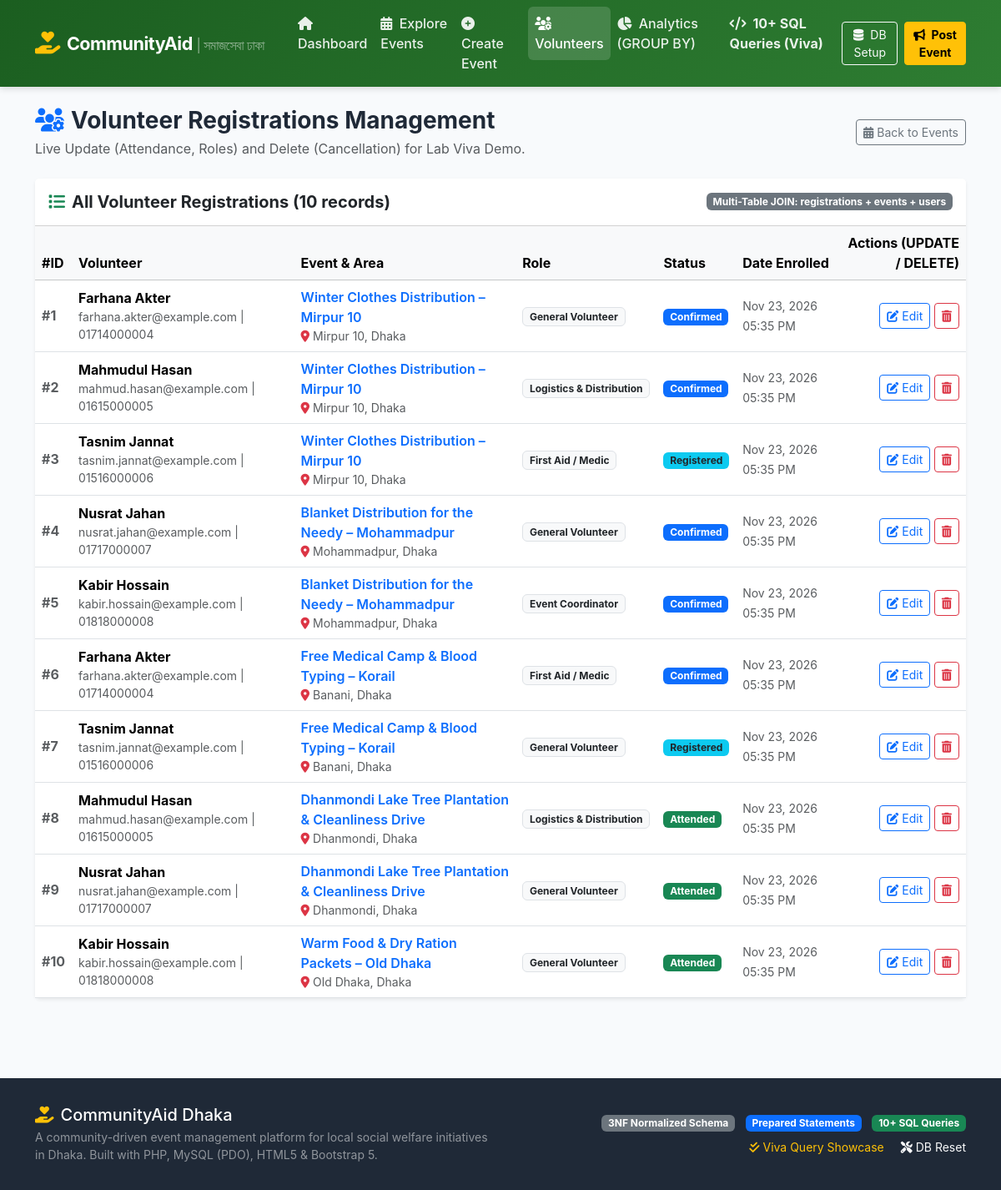
Page /registration-manage.php on the committed database.
### tables this page shows
CREATE TABLE `registrations` (
    `registration_id` INT AUTO_INCREMENT PRIMARY KEY,
    `event_id` INT NOT NULL,
    `user_id` INT NOT NULL,
    `role_type` ENUM('General Volunteer', 'Event Coordinator', 'First Aid / Medic', 'Logistics & Distribution') NOT NULL DEFAULT 'General Volunteer',
    `status` ENUM('Registered', 'Confirmed', 'Attended', 'Cancelled') NOT NULL DEFAULT 'Registered',
    `registered_at` TIMESTAMP DEFAULT CURRENT_TIMESTAMP,
    `notes` VARCHAR(255) NULL,
    CONSTRAINT `fk_registrations_event` 
        FOREIGN KEY (`event_id`) REFERENCES `events` (`event_id`) 
        ON UPDATE CASCADE ON DELETE CASCADE,
    CONSTRAINT `fk_registrations_user` 
        FOREIGN KEY (`user_id`) REFERENCES `users` (`user_id`) 
        ON UPDATE CASCADE ON DELETE CASCADE,
    CONSTRAINT `uq_event_user` 
        UNIQUE (`event_id`, `user_id`)
);

CREATE TABLE `users` (
    `user_id` INT AUTO_INCREMENT PRIMARY KEY,
    `full_name` VARCHAR(100) NOT NULL,
    `email` VARCHAR(120) NOT NULL UNIQUE,
    `phone` VARCHAR(20) NOT NULL,
    `role` ENUM('Admin', 'Organizer', 'Volunteer') NOT NULL DEFAULT 'Volunteer',
    `address` VARCHAR(255) NULL,
    `created_at` TIMESTAMP DEFAULT CURRENT_TIMESTAMP
);

CREATE TABLE `events` (
    `event_id` INT AUTO_INCREMENT PRIMARY KEY,
    `title` VARCHAR(200) NOT NULL,
    `description` TEXT NOT NULL,
    `category_id` INT NOT NULL,
    `organizer_id` INT NOT NULL,
    `area` VARCHAR(100) NOT NULL,
    `exact_location` VARCHAR(255) NOT NULL,
    `event_date` DATETIME NOT NULL,
    `target_volunteers` INT NOT NULL DEFAULT 15,
    `status` ENUM('Upcoming', 'Ongoing', 'Completed', 'Cancelled') NOT NULL DEFAULT 'Upcoming',
    `created_at` TIMESTAMP DEFAULT CURRENT_TIMESTAMP,
    CONSTRAINT `fk_events_category` 
        FOREIGN KEY (`category_id`) REFERENCES `categories` (`category_id`) 
        ON UPDATE CASCADE ON DELETE RESTRICT,
    CONSTRAINT `fk_events_organizer` 
        FOREIGN KEY (`organizer_id`) REFERENCES `users` (`user_id`) 
        ON UPDATE CASCADE ON DELETE CASCADE,
    CONSTRAINT `chk_target_volunteers` 
        CHECK (`target_volunteers` > 0)
);

### registration-manage.php (the view, shortened to what this page needs)
<?php
require_once __DIR__ . '/config/database.php';
$pdo = getDBConnection();
$filterEvent = intval($_GET['event_id'] ?? 0);
$listSql = "
    SELECT
        r.registration_id,
        r.event_id,
        r.role_type,
        r.status,
        r.registered_at,
        r.notes,
        e.title AS event_title,
        e.area,
        e.event_date,
        u.user_id,
        u.full_name,
        u.email,
        u.phone
    FROM `registrations` r
    INNER JOIN `events` e ON r.event_id = e.event_id
    INNER JOIN `users` u ON r.user_id = u.user_id
";
$params = [];
$listSql .= " ORDER BY r.registered_at DESC";
$stmt = $pdo->prepare($listSql);
$stmt->execute($params);
$allRegistrations = $stmt->fetchAll();
require_once __DIR__ . '/includes/header.php';
?>
<div class="d-flex justify-content-between align-items-center mb-4">
    <div>
        <h3 class="fw-bold mb-1"><i class="fas fa-users-cog text-primary me-2"></i>Volunteer Registrations Management</h3>
        <p class="text-muted mb-0">Live Update (Attendance, Roles) and Delete (Cancellation) for Lab Viva Demo.</p>
    </div>
    <div>
        <a href="events.php" class="btn btn-outline-secondary btn-sm">
            <i class="fas fa-calendar-alt me-1"></i>Back to Events
        </a>
    </div>
</div>
<div class="card shadow-sm border-0 mb-4">
    <div class="card-header bg-white py-3 d-flex justify-content-between align-items-center">
        <h5 class="mb-0 fw-bold">
            <i class="fas fa-list text-success me-2"></i>All Volunteer Registrations (<?= count($allRegistrations); ?> records)
        </h5>
        <span class="badge bg-secondary">Multi-Table JOIN: registrations + events + users</span>
    </div>
    <div class="card-body p-0">
        <?php if (empty($allRegistrations)): ?>
            <div class="p-4 text-center text-muted">
                No volunteer registrations found.
            </div>
        <?php else: ?>
            <div class="table-responsive">
                <table class="table table-hover align-middle mb-0">
                    <thead class="table-light">
                        <tr>
                            <th>#ID</th>
                            <th>Volunteer</th>
                            <th>Event & Area</th>
                            <th>Role</th>
                            <th>Status</th>
                            <th>Date Enrolled</th>
                            <th class="text-end">Actions (UPDATE / DELETE)</th>
                        </tr>
                    </thead>
                    <tbody>
                        <?php foreach ($allRegistrations as $r): ?>
                            <tr>
                                <td class="fw-bold text-muted">#<?= e($r['registration_id']); ?></td>
                                <td>
                                    <strong><?= e($r['full_name']); ?></strong>
                                    <div class="small text-muted"><?= e($r['email']); ?> | <?= e($r['phone']); ?></div>
                                </td>
                                <td>
                                    <a href="event-details.php?id=<?= e($r['event_id']); ?>" class="text-decoration-none fw-semibold">
                                        <?= e($r['event_title']); ?>
                                    </a>
                                    <div class="small text-muted"><i class="fas fa-map-marker-alt text-danger me-1"></i><?= e($r['area']); ?></div>
                                </td>
                                <td>
                                    <span class="badge bg-light text-dark border"><?= e($r['role_type']); ?></span>
                                </td>
                                <td><?= getStatusBadge($r['status']); ?></td>
                                <td><small class="text-muted"><?= formatDate($r['registered_at'], 'M d, Y h:i A'); ?></small></td>
                                <td class="text-end">
                                    <a href="registration-manage.php?reg_id=<?= e($r['registration_id']); ?><?= $filterEvent ? '&event_id=' . $filterEvent : ''; ?>" class="btn btn-sm btn-outline-primary" title="Edit Status (UPDATE Query 2)">
                                        <i class="fas fa-edit me-1"></i>Edit
                                    </a>
                                    <a href="registration-manage.php?action=delete&reg_id=<?= e($r['registration_id']); ?><?= $filterEvent ? '&return_event=' . $filterEvent : ''; ?>" class="btn btn-sm btn-outline-danger" title="Cancel/Delete (DELETE Query 2)" data-confirm="Are you sure you want to cancel this registration?">
                                        <i class="fas fa-trash-alt"></i>
                                    </a>
                                </td>
                            </tr>
                        <?php endforeach; ?>
                    </tbody>
                </table>
            </div>
        <?php endif; ?>
    </div>
</div>
<?php require_once __DIR__ . '/includes/footer.php'; ?>

### config/database.php (shortened to what this page needs)
<?php
function e($string) {
    return htmlspecialchars($string ?? '', ENT_QUOTES, 'UTF-8');
}
function formatDate($dateString, $format = 'M d, Y h:i A') {
    try {
        $date = new DateTime($dateString);
        return $date->format($format);
    } catch (Exception $e) {
        return $dateString;
    }
}
function getStatusBadge($status) {
    switch ($status) {
        case 'Registered':
            return '<span class="badge bg-info text-dark">Registered</span>';
        case 'Confirmed':
            return '<span class="badge bg-primary">Confirmed</span>';
        case 'Attended':
            return '<span class="badge bg-success">Attended</span>';
    }
}

### assets/css/style.css (style rules this page uses)
:root { --primary-color: #1b5e20; --primary-hover: #134617; --accent-color: #e65100; --accent-hover: #bf360c; --dark-slate: #1f2937; --light-bg: #f8fafc; --card-shadow: 0 4px 6px -1px rgba(0, 0, 0, 0.08), 0 2px 4px -1px rgba(0, 0, 0, 0.04); --card-hover-shadow: 0 10px 15px -3px rgba(0, 0, 0, 0.1), 0 4px 6px -2px rgba(0, 0, 0, 0.05); }
body { background-color: var(--light-bg); color: var(--dark-slate); font-family: -apple-system, BlinkMacSystemFont, "Segoe UI", Roboto, "Helvetica Neue", Arial, sans-serif; min-height: 100vh; display: flex; flex-direction: column; }

### rows in the picture
registrations: registration_id "1", user.full_name "Farhana Akter", user.email "farhana.akter@example.com", user.phone "01714000004", event.title "Winter Clothes Distribution – Mirpur 10", event.area "Mirpur 10, Dhaka", role_type "General Volunteer", status "Confirmed", registered_at "Nov 23, 2026 05:35 PM"
registrations: registration_id "2", user.full_name "Mahmudul Hasan", user.email "mahmud.hasan@example.com", user.phone "01615000005", event.title "Winter Clothes Distribution – Mirpur 10", event.area "Mirpur 10, Dhaka", role_type "Logistics & Distribution", status "Confirmed", registered_at "Nov 23, 2026 05:35 PM"
registrations: registration_id "3", user.full_name "Tasnim Jannat", user.email "tasnim.jannat@example.com", user.phone "01516000006", event.title "Winter Clothes Distribution – Mirpur 10", event.area "Mirpur 10, Dhaka", role_type "First Aid / Medic", status "Registered", registered_at "Nov 23, 2026 05:35 PM"
registrations: registration_id "4", user.full_name "Nusrat Jahan", user.email "nusrat.jahan@example.com", user.phone "01717000007", event.title "Blanket Distribution for the Needy – Mohammadpur", event.area "Mohammadpur, Dhaka", role_type "General Volunteer", status "Confirmed", registered_at "Nov 23, 2026 05:35 PM"
registrations: registration_id "5", user.full_name "Kabir Hossain", user.email "kabir.hossain@example.com", user.phone "01818000008", event.title "Blanket Distribution for the Needy – Mohammadpur", event.area "Mohammadpur, Dhaka", role_type "Event Coordinator", status "Confirmed", registered_at "Nov 23, 2026 05:35 PM"
registrations: registration_id "6", user.full_name "Farhana Akter", user.email "farhana.akter@example.com", user.phone "01714000004", event.title "Free Medical Camp & Blood Typing – Korail", event.area "Banani, Dhaka", role_type "First Aid / Medic", status "Confirmed", registered_at "Nov 23, 2026 05:35 PM"
registrations: registration_id "7", user.full_name "Tasnim Jannat", user.email "tasnim.jannat@example.com", user.phone "01516000006", event.title "Free Medical Camp & Blood Typing – Korail", event.area "Banani, Dhaka", role_type "General Volunteer", status "Registered", registered_at "Nov 23, 2026 05:35 PM"
registrations: registration_id "8", user.full_name "Mahmudul Hasan", user.email "mahmud.hasan@example.com", user.phone "01615000005", event.title "Dhanmondi Lake Tree Plantation & Cleanliness Drive", event.area "Dhanmondi, Dhaka", role_type "Logistics & Distribution", status "Attended", registered_at "Nov 23, 2026 05:35 PM"
registrations: registration_id "9", user.full_name "Nusrat Jahan", user.email "nusrat.jahan@example.com", user.phone "01717000007", event.title "Dhanmondi Lake Tree Plantation & Cleanliness Drive", event.area "Dhanmondi, Dhaka", role_type "General Volunteer", status "Attended", registered_at "Nov 23, 2026 05:35 PM"
registrations: registration_id "10", user.full_name "Kabir Hossain", user.email "kabir.hossain@example.com", user.phone "01818000008", event.title "Warm Food & Dry Ration Packets – Old Dhaka", event.area "Old Dhaka, Dhaka", role_type "General Volunteer", status "Attended", registered_at "Nov 23, 2026 05:35 PM"

### other values in the picture
count($allRegistrations) "10"
